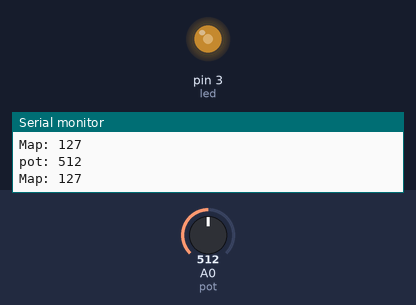
This sketch was run on a simulated Arduino Uno, built with avr-gcc and run on an emulated ATmega328P. Parts: output pins drawn as LEDs (lit = HIGH), the last lines printed to the serial monitor. Inputs (shaded band) come from the test bench; at power-on: A0 (pot) = 512.

Above: at 1.2 s.
1.3 s: A0 (pot) set to 716
At 2.5 s:
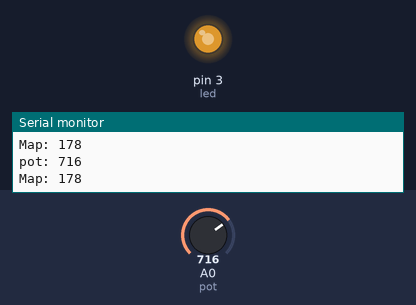
2.8 s: A0 (pot) set to 900
At 4.0 s:
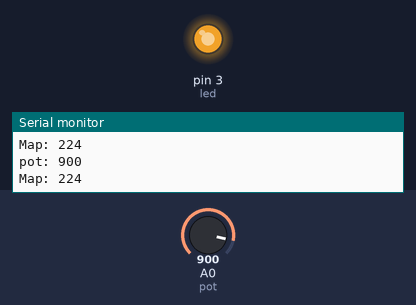
4.3 s: A0 (pot) set to 122
At 5.5 s:
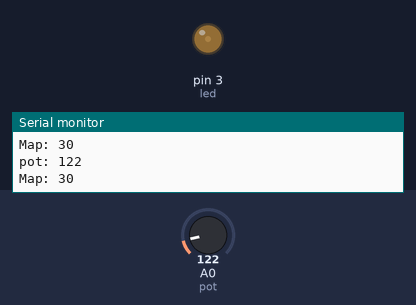
5.8 s: A0 (pot) set to 0
At 6.9 s:
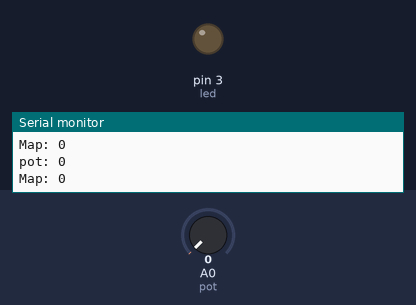
7.3 s: A0 (pot) set to 511
At 8.3 s:
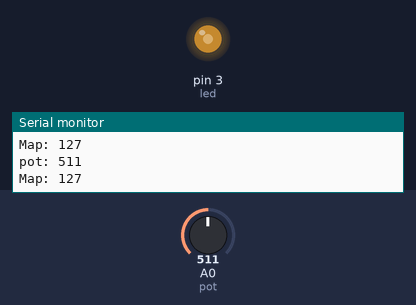
Timing chart, 0 to 9.8 s (numbered marks = the images above; inputs shaded):
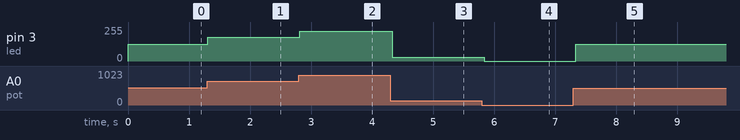

Measured:
- after the input at 1.3 s, pin 3 (led): 127/255 → 178/255 at once
- after the input at 2.8 s, pin 3 (led): 178/255 → 224/255 at once
- after the input at 4.3 s, pin 3 (led): 224/255 → 30/255 at once
- after the input at 5.8 s, pin 3 (led): 30/255 → 0/255 at once
- after the input at 7.3 s, pin 3 (led): 0/255 → 127/255 at once

The sketch:

codigo.ino
```cpp
const int pot = 0;
const int led = 3;


void setup ()
{
  pinMode(led, OUTPUT);
  Serial.begin(9600);
}

void loop()
{
  int var = analogRead(pot);
  int var2 = map(var, 0, 1023, 0, 255);
  analogWrite(led, var2);
  Serial.print("pot: ");
  Serial.println(var);
  Serial.print("Map: ");
  Serial.println(var2);
  Serial.print("");
  delay(100);
}
```
